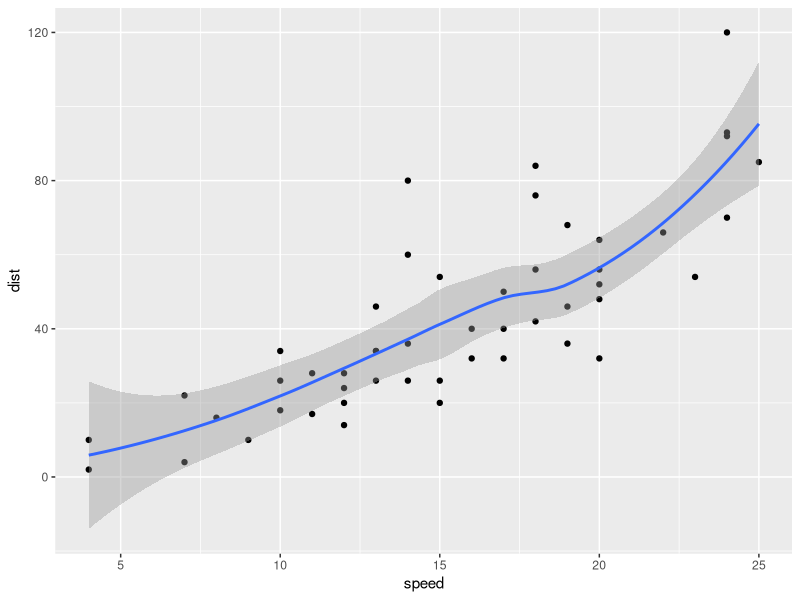
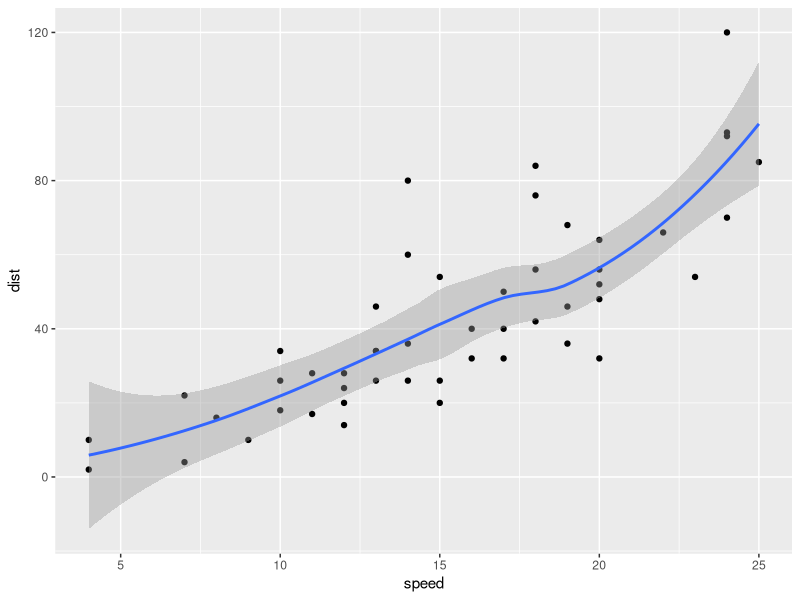

The R source for these figures, in order:
## ---- chunk 1
#quick summary and plot
library(ggplot2)
summary(cars)
qplot(speed, dist, data=cars) + 
  geom_smooth()
## ---- chunk 2
#quick summary and plot
library(ggplot2)
library(knitr)
knitr::kable(summary(cars))
#summary(cars)
qplot(speed, dist, data=cars) + 
  geom_smooth()
